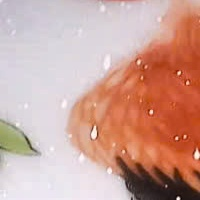
#> input picture Module4-main/image-damage-detection/debug_crop1.jpg, 200 x 200 px
$ python -i test_clahe_real.py   (imports and definitions only)
#> lines starting #> are read from the running program, lines starting #| are printed output that depends on the picture; after the words box and inside, x2 and y2 are one past the last pixel; in counts of white or black regions, pixels touching at a corner belong together
"""Test CLAHE với ảnh có hoa văn mô phỏng bình gốm."""
import cv2
import numpy as np

# [3 lines not run here, left out]

def normalize_image(image):
    """CLAHE normalization giống trong comparator.py"""
    if image is None or image.size == 0:
        return image
    lab = cv2.cvtColor(image, cv2.COLOR_BGR2LAB)
    l_channel = lab[:, :, 0]
    clahe = cv2.createCLAHE(clipLimit=2.0, tileGridSize=(8, 8))
    enhanced_l = clahe.apply(l_channel)
    lab[:, :, 0] = enhanced_l
    return cv2.cvtColor(lab, cv2.COLOR_LAB2BGR)

# Tạo ảnh giả lập bình gốm với hoa văn
def create_dummy_cup_pattern(width=512, height=512):
    """Tạo ảnh có cấu trúc giống hoa văn gốm."""
#> called with width = 512, height = 512
    img = np.ones((height, width, 3), dtype=np.uint8) * 180  # Nền sáng

    # Vẽ các đường hoa văn (simulating pottery patterns)
    for i in range(0, height, 20):
        cv2.line(img, (0, i), (width, i), [140, 140, 140], 2)

    for j in range(0, width, 40):
        cv2.circle(img, (j, height//2), 15, [100, 100, 100], -1)
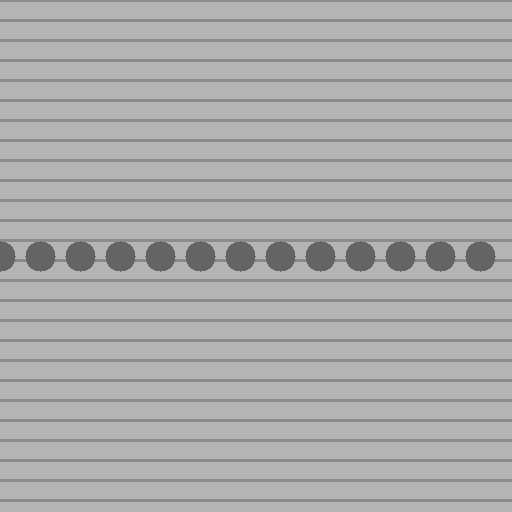
#> img: shape (512, 512, 3); min 100, max 180, mean 171.4

    # Thêm chi tiết nhỏ
    for _ in range(50):
        x, y = np.random.randint(0, width), np.random.randint(0, height)
        cv2.circle(img, (x, y), np.random.randint(2, 5), [80, 80, 80], -1)
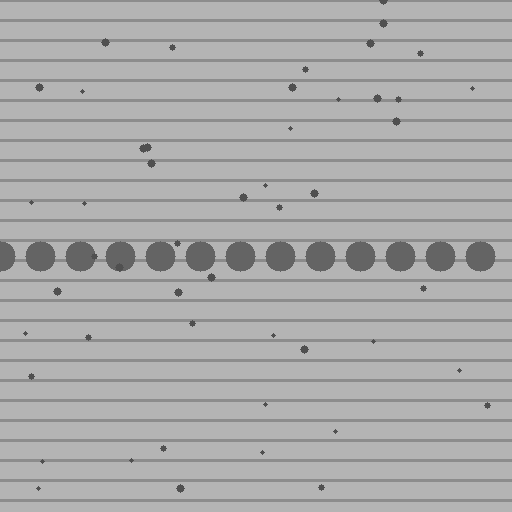
#> img: shape (512, 512, 3); 0.58% of pixels changed, all inside (x1, y1, x2, y2) = (23, 0, 491, 493)

    return img

pattern_img = create_dummy_cup_pattern()

# Test Case 1: Ánh sáng studio (tốt)
# [2 lines not run here, left out]
mean_orig = np.mean(cv2.cvtColor(pattern_img, cv2.COLOR_BGR2GRAY))
#> mean_orig = 170.9
std_orig = np.std(cv2.cvtColor(pattern_img, cv2.COLOR_BGR2GRAY))
#> std_orig = 20.57
# [1 line not run here, left out]

norm_studio = normalize_image(pattern_img)
#> in normalize_image, `lab = cv2.cvtColor(image, cv2.COLOR_BGR2LAB)`: lab: shape (512, 512, 3); mean of channels 0, 1, 2 178.2, 128, 128
#> in normalize_image, `lab[:, :, 0] = enhanced_l`: lab: shape (512, 512, 3); mean of channels 0, 1, 2 181.9, 128, 128
mean_norm = np.mean(cv2.cvtColor(norm_studio, cv2.COLOR_BGR2GRAY))
#> mean_norm = 174.7
std_norm = np.std(cv2.cvtColor(norm_studio, cv2.COLOR_BGR2GRAY))
#> std_norm = 20.75
# [5 lines not run here, left out]
dark_pattern = (pattern_img.astype(float) * 0.6).astype(np.uint8)
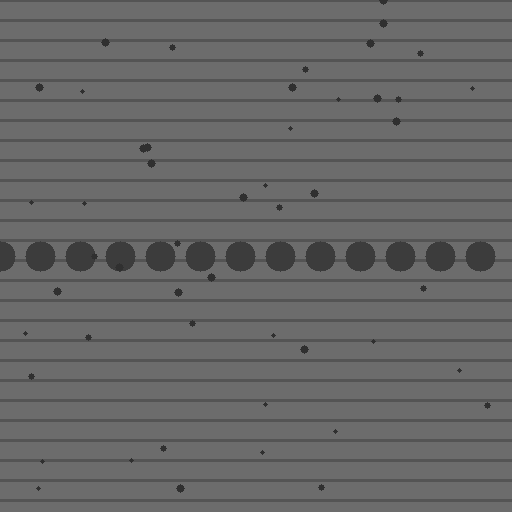
#> dark_pattern: shape (512, 512, 3); min 48, max 108, mean 102.6
mean_dark = np.mean(cv2.cvtColor(dark_pattern, cv2.COLOR_BGR2GRAY))
#> mean_dark = 102.6
std_dark = np.std(cv2.cvtColor(dark_pattern, cv2.COLOR_BGR2GRAY))
#> std_dark = 12.34
# [1 line not run here, left out]

norm_dark = normalize_image(dark_pattern)
#> in normalize_image (call 2), `lab = cv2.cvtColor(image, cv2.COLOR_BGR2LAB)`: lab: shape (512, 512, 3); mean of channels 0, 1, 2 110.3, 128, 128
#> in normalize_image (call 2), `lab[:, :, 0] = enhanced_l`: lab: shape (512, 512, 3); mean of channels 0, 1, 2 115.7, 128, 128
mean_after = np.mean(cv2.cvtColor(norm_dark, cv2.COLOR_BGR2GRAY))
#> mean_after = 107.5
std_after = np.std(cv2.cvtColor(norm_dark, cv2.COLOR_BGR2GRAY))
#> std_after = 12.94
# [1 line not run here, left out]

improvement = ((std_after / std_dark) - 1) * 100
#> improvement = 4.84
# [5 lines not run here, left out]
gradient_img = pattern_img.copy().astype(float)
# [3 lines not run here, left out]
gradient_img = gradient_img.astype(np.uint8)

mean_grad = np.mean(cv2.cvtColor(gradient_img, cv2.COLOR_BGR2GRAY))
#> mean_grad = 170.9
std_grad = np.std(cv2.cvtColor(gradient_img, cv2.COLOR_BGR2GRAY))
#> std_grad = 20.57
# [1 line not run here, left out]

norm_gradient = normalize_image(gradient_img)
mean_grad_after = np.mean(cv2.cvtColor(norm_gradient, cv2.COLOR_BGR2GRAY))
#> mean_grad_after = 174.7
std_grad_after = np.std(cv2.cvtColor(norm_gradient, cv2.COLOR_BGR2GRAY))
#> std_grad_after = 20.75
# [1 line not run here, left out]

grad_improvement = ((std_grad_after / std_grad) - 1) * 100
#> grad_improvement = 0.871
# [15 lines not run here, left out]

>>> import cv2
>>> picture = cv2.imread('debug_crop1.jpg')
#> picture is the input picture: shape (200, 200, 3); mean B, G, R 152.8, 163.8, 205.2
>>> result = normalize_image(picture)
#> in normalize_image (call 4), `lab = cv2.cvtColor(image, cv2.COLOR_BGR2LAB)`: lab: shape (200, 200, 3); mean of channels 0, 1, 2 181.3, 143.5, 141.5
#> in normalize_image (call 4), `l_channel = lab[:, :, 0]`:
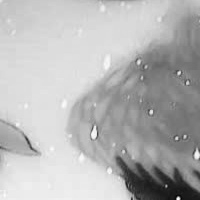
#> l_channel: shape (200, 200); min 1, max 252, mean 181.3
#> in normalize_image (call 4), `enhanced_l = clahe.apply(l_channel)`:
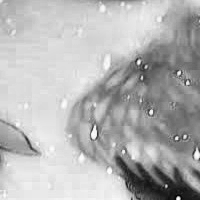
#> enhanced_l: shape (200, 200); min 2, max 254, mean 179.8
#> in normalize_image (call 4), `lab[:, :, 0] = enhanced_l`: lab: shape (200, 200, 3); mean of channels 0, 1, 2 179.8, 143.5, 141.5
#> in normalize_image (call 4), `return cv2.cvtColor(lab, cv2.COLOR_LAB2BGR)`:
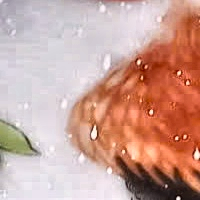
#> returned value: shape (200, 200, 3); mean B, G, R 151.3, 162.4, 203.5

$ run again, on Module4-main/image-damage-detection/debug_crop2.jpg
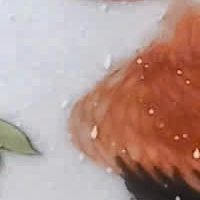
#> input picture Module4-main/image-damage-detection/debug_crop2.jpg, 200 x 200 px
#> mean_orig = 170.9
#> std_orig = 20.57
#> mean_norm = 174.7
#> std_norm = 20.75
#> mean_dark = 102.6
#> std_dark = 12.34
#> mean_after = 107.5
#> std_after = 12.94
#> improvement = 4.84
#> mean_grad = 170.9
#> std_grad = 20.57
#> mean_grad_after = 174.7
#> std_grad_after = 20.75
#> grad_improvement = 0.871
#> picture is the input picture: shape (200, 200, 3); mean B, G, R 144.7, 152.2, 181.7
#> l_channel: shape (200, 200)
#> in normalize_image (call 4), `enhanced_l = clahe.apply(l_channel)`:
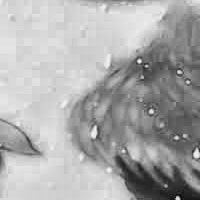
#> enhanced_l: shape (200, 200); min 10, max 243, mean 170.6
#> in normalize_image (call 4), `return cv2.cvtColor(lab, cv2.COLOR_LAB2BGR)`:
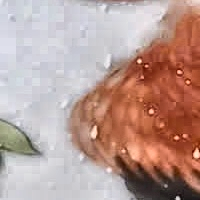
#> returned value: shape (200, 200, 3); mean B, G, R 148.4, 156.1, 185.9
